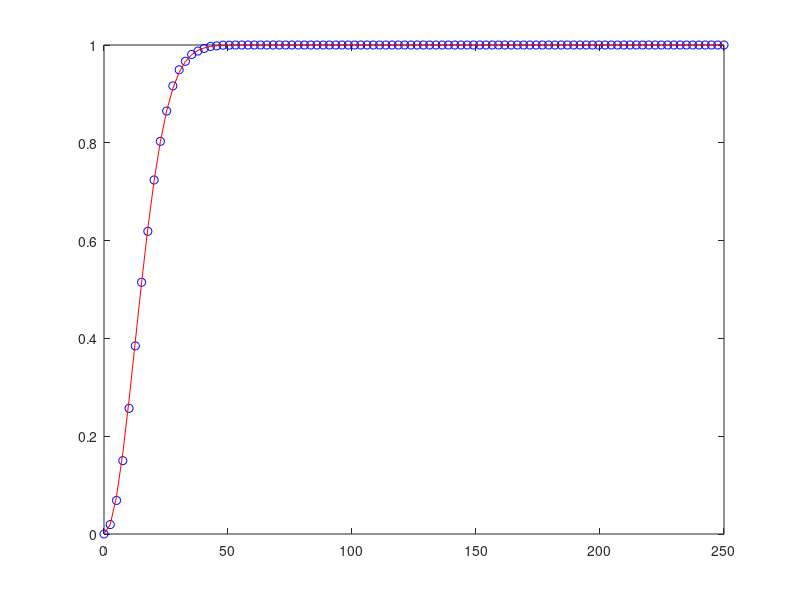

This chart was generated by the following MATLAB code:
%CDF of Poission point process with simulation and analytical

clear;
lambda=0.001;
xmin=-100;
xmax=100;
ymin=-100;
ymax=100;
iteration=3000;
r=linspace(0,250,100);
for i=1:iteration
N=poissrnd(lambda.*(xmax-xmin).*(ymax-ymin));
X1=unifrnd(xmin,xmax,1,N);
Y1=unifrnd(xmin,xmax,1,N);

distances=sqrt(X1.^2+Y1.^2);
distances=sort(distances);
F(i,:)=distances(1)<r;

end

CDF=mean(F);

plot(r,CDF,'bo');
hold on

plot(r,1-exp(-lambda.*pi.*r.^2),'-r')




% compare_matrix=zeros(no_of_pts,no_of_pts);
% for i=1:no_of_pts
%     compare_matrix(i,:)=distances>distances(i);
% end
% mean_array=mean(compare_matrix);
% 
% x=linspace(0,side,no_of_pts);
% CDF_calculated=1-exp(-lambda*pi*x.^2);
% 
% figure;
% plot(x_coord,y_coord,'b.');
% 
% figure;
% plot(x,CDF_calculated,'-');
% hold on
% plot(x,mean_array,'ro');